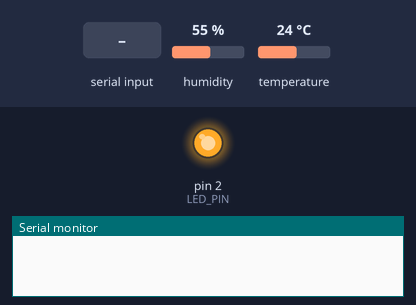
Simulated run of this sketch. Board: Arduino Uno, built with avr-gcc and run on an emulated ATmega328P. Shown: output pins drawn as LEDs (lit = HIGH), the last lines printed to the serial monitor. The inputs (shaded band) are chosen by the test bench; at power-on: humidity 55 %, temperature 24 °C.

Above: at 1.2 s.
1.3 s: "LED_ON\n" received over Serial
At 1.9 s:
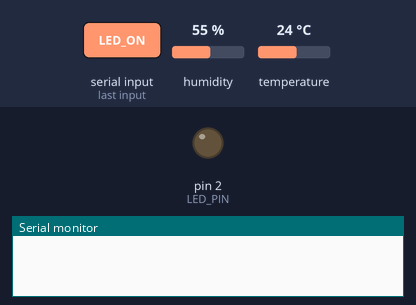
2.8 s: "LED_OFF\n" received over Serial
At 3.1 s:
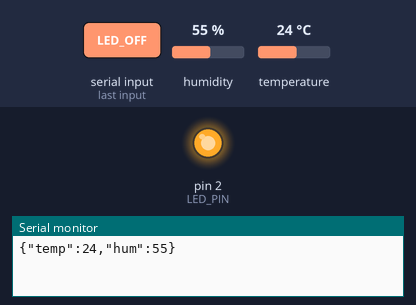
Timing chart, 0 to 5.8 s (numbered marks = the images above; inputs shaded):
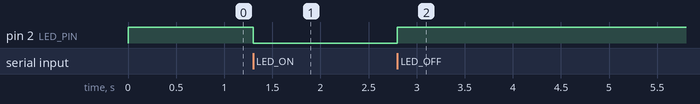

Measured:
- after the input at 1.3 s, pin 2 (LED_PIN): HIGH → LOW at once
- after the input at 2.8 s, pin 2 (LED_PIN): LOW → HIGH at once

The sketch:

nodemcu.ino
```cpp
#include <DHT.h>
#include <ArduinoJson.h>

#define DHTPIN 4
#define DHTTYPE DHT22
#define LED_PIN 2

DHT dht(DHTPIN, DHTTYPE);

void setup() {
  Serial.begin(115200);
  pinMode(LED_PIN, OUTPUT);
  digitalWrite(LED_PIN, HIGH);
  dht.begin();
}

void loop() {
  if (Serial.available() > 0) {
    String command = Serial.readStringUntil('\n');
    command.trim();

    if (command == "LED_ON") {
      digitalWrite(LED_PIN, LOW);
    } else if (command == "LED_OFF") {
      digitalWrite(LED_PIN, HIGH);
    }
  }

  static unsigned long lastTime = 0;
  unsigned long currentTime = millis();

  if (currentTime - lastTime > 2000) {
    lastTime = currentTime;

    float humidity = dht.readHumidity();
    float temperature = dht.readTemperature();

    if (!isnan(humidity) && !isnan(temperature)) {
      StaticJsonDocument<200> doc;
      doc["temp"] = temperature;
      doc["hum"] = humidity;
      serializeJson(doc, Serial);
      Serial.println();
    }
  }
}
```
